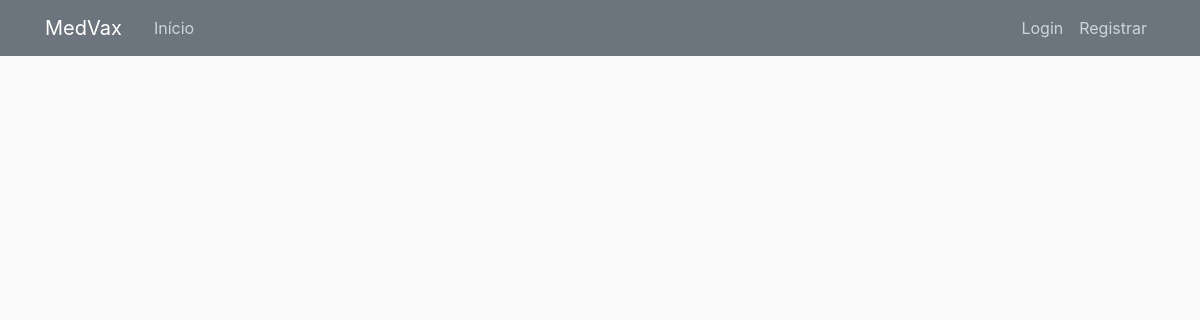
Page /storage/ on the earlier database version.
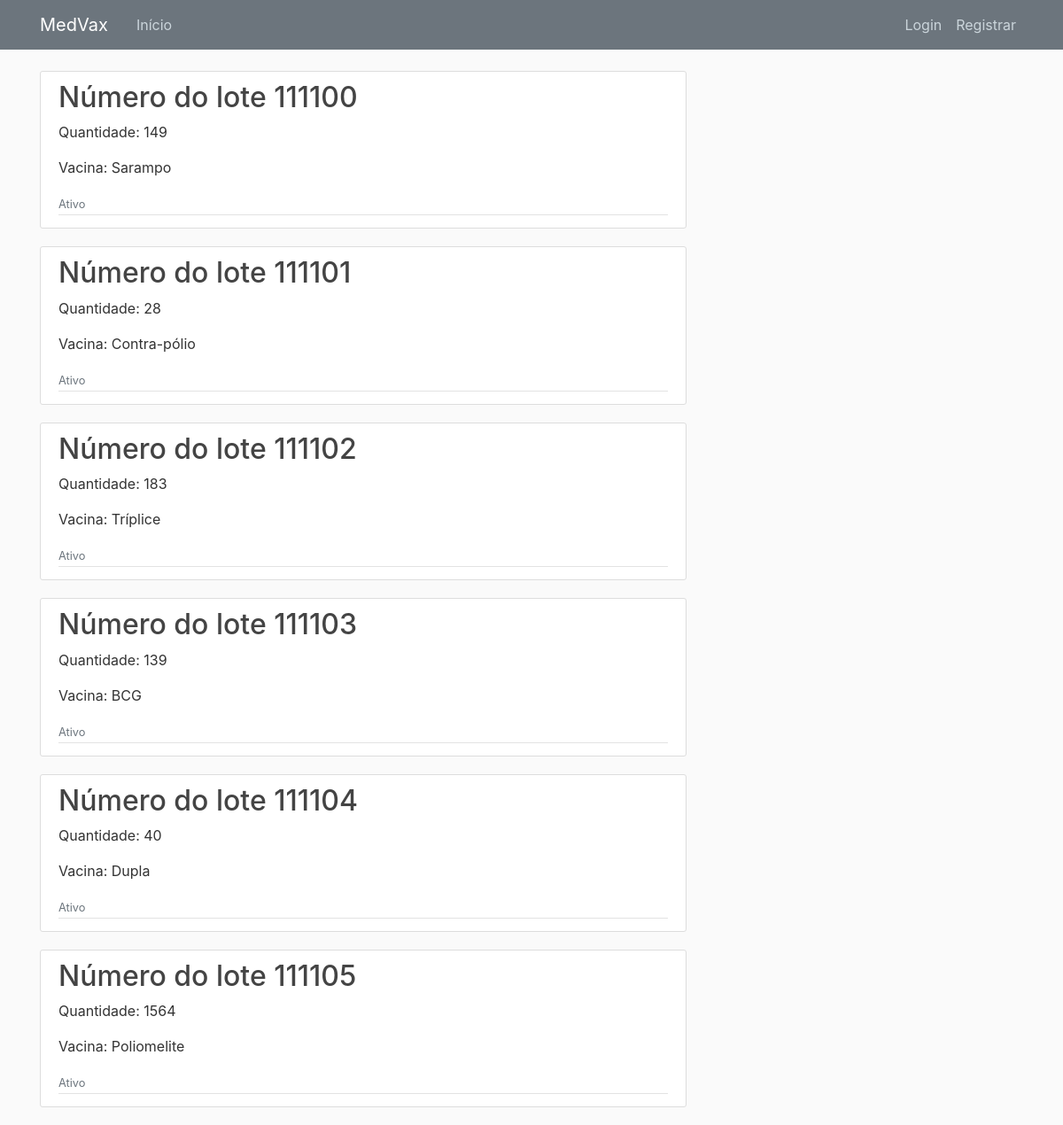
Same page on the later database version.
### storage/models.py (models this page shows, shortened)
class Storage(models.Model):
    escolha_ativo = (('A', 'Ativo'), ('I', 'Inativo'))
    lote = models.CharField(max_length=30)
    vax = models.ForeignKey(Vax, on_delete=models.DO_NOTHING)
    quantidade = models.IntegerField()
    descricao = models.TextField()
    date_posted = models.DateTimeField(default=timezone.now)
    author = models.ForeignKey(User, on_delete=models.CASCADE)
    ativo = models.CharField(max_length=1, choices=escolha_ativo)

### vax/models.py (models this page shows, shortened)
class Vax(models.Model):
    nome = models.CharField(max_length=100)
    descricao = models.TextField()
    dose = models.IntegerField()
    temperatura = models.FloatField()
    milimeter = models.FloatField()
    author = models.ForeignKey(User, on_delete=models.CASCADE)
    def __str__(self):
        return self.nome

### storage/views.py (the view)
# urls.py: path('storage/', StorageListView.as_view(), name='storage-list'),
class StorageListView(ListView):
    model = Storage
    template_name = 'storage/home.html'  # <app>/<model>_<viewtype>.html
    context_object_name = 'storages'
    ordering = ['lote']

### storage/templates/storage/home.html
{% extends "blog/base.html" %}
{% block content %}
    {% for storage in storages %}
    <article class="media content-section">
        <div class="media-body">
            <h2><a class="article-title" href="{% url 'storage-detail' storage.id %}">Número do lote {{ storage.lote }}</a></h2>
            <p class="article-content">Quantidade: {{ storage.quantidade }}</p>
            <p class="article-content">Vacina: {{ storage.vax }}</p>
            <div class="article-metadata">
                {% if storage.ativo == "A" %}
                <small class="text-muted"> Ativo</small>
                {% else %}
                <small class="text-muted"> Inativo</small>
                {% endif %}
            </div>
        </div>
    </article>
    {% endfor %}
{% endblock content %}

### blog/templates/blog/base.html (shortened to what this page needs)
{% load static %}
<!DOCTYPE html>
<html>
    <head>
        <link rel="stylesheet" href="https://maxcdn.bootstrapcdn.com/bootstrap/4.0.0/css/bootstrap.min.css">
        <link rel="stylesheet" type="text/css" href="{% static 'blog/main.css' %}">
        <link rel="stylesheet" type="text/css" href="{% static 'blog/card.css' %}">
    </head>
    <body>
        <header class="site-header">
            <nav class="navbar navbar-expand-md navbar-dark bg-secondary fixed-top">
                <div class="container">
                <a class="navbar-brand mr-4" href="/">MedVax</a>
                <div class="collapse navbar-collapse" id="navbarToggle">
                    <div class="navbar-nav mr-auto">
                    <a class="nav-item nav-link" href="{% url 'blog-home' %}">Início</a>
                    </div>
                    <div class="navbar-nav">
                        {% if user.is_authenticated  %}
                            {% if user.is_superuser %}
                            <div class="btn-group">
                                <button class="btn btn-secondary dropdown-toggle" type="button" data-toggle="dropdown" aria-haspopup="true" aria-expanded="false">
                                Opções
                                </button>
                                <div class="dropdown-menu">
                                        <a class="dropdown-item" href="{% url 'post-create' %}">Criar post</a>
                                        <a class="dropdown-item" href="{% url 'station-create' %}">Cadastrar Unidade</a>
                                        <a class="dropdown-item" href="{% url 'vax-create' %}">Cadastrar vacina</a>
                                        <a class="dropdown-item" href="{% url 'storage-create' %}">Salvar em estoque</a>
                                        {% if user.is_superuser %}
                                        <a class="dropdown-item" href="{% url 'card-search' %}">Aplicar vacina</a>
                                        <a class="dropdown-item" href="{% url 'card-graph-search' %}">Ver estatísticas</a>
                                        {% endif %}
                                </div>
                            </div>
                            {% endif %}
                        <a class="nav-item nav-link" href="{% url 'profile' %}">{{ user.username }}</a>
                        <a class="nav-item nav-link" href="{% url 'logout' %}">Sair</a>
                        {% else  %}
                        <a class="nav-item nav-link" href="{% url 'login' %}">Login</a>
                        <a class="nav-item nav-link" href="{% url 'register' %}">Registrar</a>
                        {% endif %}
                    </div>
                </div>
                </div>
            </nav>
        </header>
        <main role="main" class="container">
            <div class="row">
                <div class="col-md-8">
                {% block content %}{% endblock %}
                </div>
                <div class="col-md-4">
                </div>
            </div>
        </main>
    </body>
</html>

### blog/static/blog/main.css (style rules this page uses)
body { background: #fafafa; color: #333333; margin-top: 5rem; }
h1, h2, h3, h4, h5, h6 { color: #444444; }
.site-header .navbar-nav .nav-link { color: #cbd5db; }
.content-section { background: #ffffff; padding: 10px 20px; border: 1px solid #dddddd; border-radius: 3px; margin-bottom: 20px; }
.article-title { color: #444444; }
.article-content { white-space: pre-line; }
.article-metadata { padding-bottom: 1px; margin-bottom: 4px; border-bottom: 1px solid #e3e3e3 }

Differences in the rows shown:
added Storage: lote "111100", quantidade "149", vax "Sarampo", ativo "Ativo"
added Storage: lote "111101", quantidade "28", vax "Contra-pólio", ativo "Ativo"
added Storage: lote "111102", quantidade "183", vax "Tríplice", ativo "Ativo"
added Storage: lote "111103", quantidade "139", vax "BCG", ativo "Ativo"
added Storage: lote "111104", quantidade "40", vax "Dupla", ativo "Ativo"
added Storage: lote "111105", quantidade "1564", vax "Poliomelite", ativo "Ativo"
